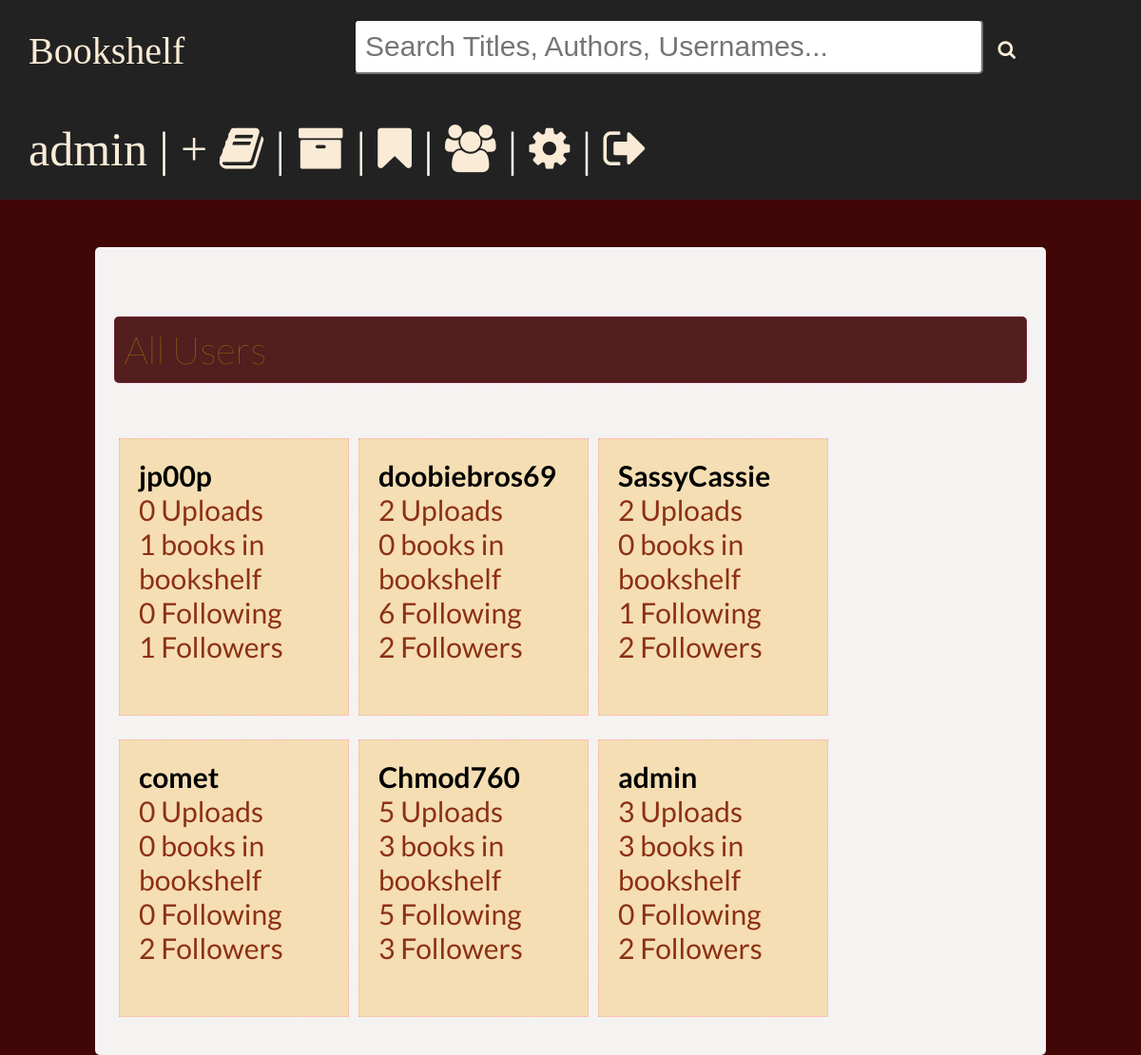
The page /all_users.php (signed in) on the database its author committed.
### tables this page shows
CREATE TABLE IF NOT EXISTS `users` (
  `id` int(11) NOT NULL,
  `username` varchar(30) NOT NULL COMMENT 'public',
  `email` varchar(60) NOT NULL COMMENT 'login',
  `password` varchar(60) NOT NULL,
  `is_admin` int(1) NOT NULL,
  `avatar` varchar(60) NOT NULL,
  `profile_content` varchar(250) NOT NULL
);

### all_users.php (the view)
<?php include("inc/header.php");
?>
<h4>All Users</h4>
<?php
    $get_users  = "SELECT * FROM users ORDER BY id DESC";
    $users_found = mysqli_query($connection, $get_users);
  if($users_found){
foreach($users_found as $reader){
    $user_id=$reader['id'];
    $username=$reader['username'];
    $following_query  = "SELECT count(*) as total FROM following WHERE you={$user_id}";
    $following_result = mysqli_query($connection, $following_query);
  if($following_result){
$following_count=mysqli_fetch_assoc($following_result);
$num_following= $following_count['total'];
}else{
  $num_following= 0;  }
    $get_followers  = "SELECT count(*) as total FROM following WHERE following={$user_id}";
    $followers_found = mysqli_query($connection, $get_followers);
  if($followers_found){
$followers_array=mysqli_fetch_assoc($followers_found);
$num_followers= $followers_array['total'];
  }else{
  $num_followers= 0;  }
            $find_uploads  = "SELECT * ";
            $find_uploads .= "FROM books ";
            $find_uploads .= "WHERE uploaded_by = {$user_id} ";
            $uploads_set = mysqli_query($connection, $find_uploads);
            if($uploads_set){
                $num_uploads=mysqli_num_rows($uploads_set);
            }else{ $num_uploads=0; }
            $find_bookshelf  = "SELECT * ";
            $find_bookshelf .= "FROM bookshelves ";
            $find_bookshelf .= "WHERE user_id = {$user_id} ";
            $bookshelf_found = mysqli_query($connection, $find_bookshelf);
            if($bookshelf_found){
                $num_bookshelf=mysqli_num_rows($bookshelf_found);
            }else{
                $num_bookshelf=0;
            }
           echo "<a href=\"profile.php?user_id={$user_id}\"><div class=\"hover-row book-list\">";
       echo "<span class=\"title\">".$username."</span><br/>";
            echo $num_uploads." Uploads<br/>";
        echo $num_bookshelf." books in bookshelf<br/>";
        echo $num_following." Following<br/>";
        echo $num_followers." Followers<br/>";
        echo "</div></a>";
    }
}else{
  echo "This site has no readers yet!"; }
include("inc/footer.php"); ?>

### css/style.css (style rules this page uses)
body { background: #410707; margin: 0; font-size: 20px; font-family: Lato, sans-serif; }
a { text-decoration: none; color: #8D3014; }
h4 { font-weight: 100; color: darkgoldenrod; background: rgba(65,7,7,.9); padding: 10px; border-radius: 5px; border: 1px dotted rgba(255,55,140,.3); clear: both; }
.title { color: black; font-weight: 600; }
.hover-row { padding: 20px; }
.book-list { width: 200px; float: left; margin: 5px; margin-bottom: 20px; height: 250px; border: 1px dotted rgba(255,55,140,.3); background: wheat; }
@media only screen and (max-device-width: 800px) { body { font-size: 30px; } }
@media only screen and (max-device-width: 800px) { h4 { font-size: 40px; } }

### rows shown on the page
users: username "jp00p", num_uploads "0", num_bookshelf "1", num_following "0", num_followers "1"
users: username "doobiebros69", num_uploads "2", num_bookshelf "0", num_following "6", num_followers "2"
users: username "SassyCassie", num_uploads "2", num_bookshelf "0", num_following "1", num_followers "2"
users: username "comet", num_uploads "0", num_bookshelf "0", num_following "0", num_followers "2"
users: username "Chmod760", num_uploads "5", num_bookshelf "3", num_following "5", num_followers "3"
users: username "admin", num_uploads "3", num_bookshelf "3", num_following "0", num_followers "2"

### other values the page prints
$_SESSION['username'] "admin"
